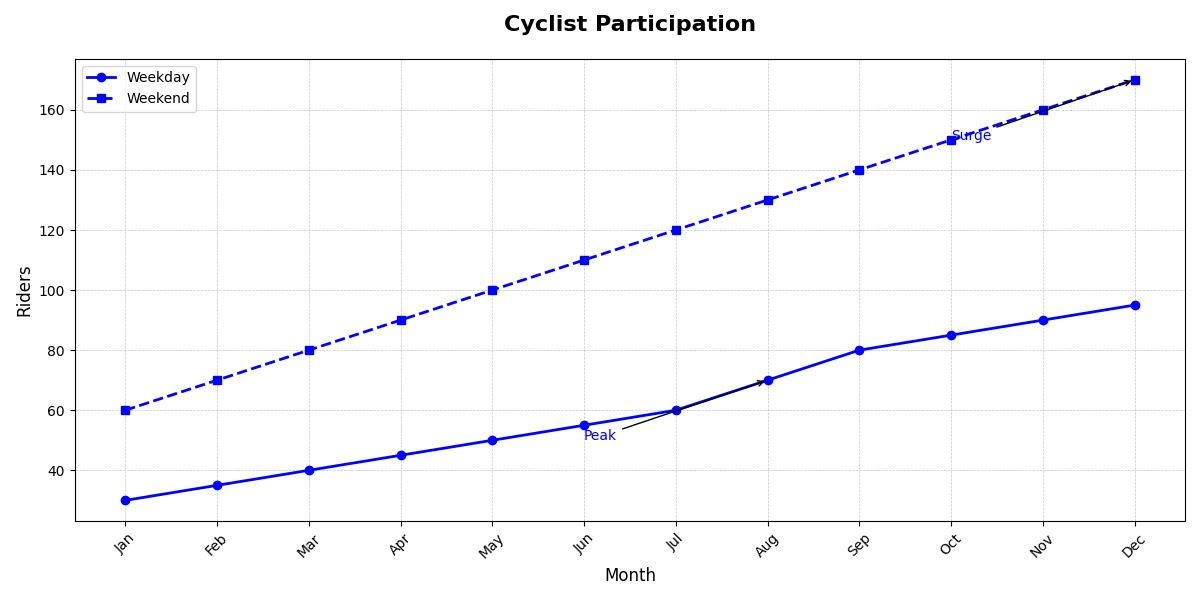

Write Python code to recreate this figure.
import matplotlib.pyplot as plt
import numpy as np

months = np.arange(1, 13)
weekday_riders = np.array([30, 35, 40, 45, 50, 55, 60, 70, 80, 85, 90, 95])
weekend_riders = np.array([60, 70, 80, 90, 100, 110, 120, 130, 140, 150, 160, 170])

fig, ax1 = plt.subplots(figsize=(12, 6))

# Apply a single color consistently across all data groups
single_color = 'blue'
ax1.plot(months, weekday_riders, marker='o', linestyle='-', color=single_color, linewidth=2, label='Weekday')
ax1.plot(months, weekend_riders, marker='s', linestyle='--', color=single_color, linewidth=2, label='Weekend')

ax1.set_title('Cyclist Participation', fontsize=16, weight='bold', pad=20)
ax1.set_xlabel('Month', fontsize=12)
ax1.set_ylabel('Riders', fontsize=12)

ax1.set_xticks(months)
ax1.set_xticklabels(['Jan', 'Feb', 'Mar', 'Apr', 'May', 'Jun', 'Jul', 'Aug', 'Sep', 'Oct', 'Nov', 'Dec'], fontsize=10, rotation=45)

ax1.grid(True, linestyle='--', linewidth=0.5, alpha=0.7)
ax1.legend(loc='upper left', fontsize=10)

# Change annotation colors to match the new color scheme
ax1.annotate('Peak', xy=(8, 70), xytext=(6, 50),
             arrowprops=dict(facecolor='black', arrowstyle='->', lw=1), fontsize=10, color=single_color)
ax1.annotate('Surge', xy=(12, 170), xytext=(10, 150),
             arrowprops=dict(facecolor='black', arrowstyle='->', lw=1), fontsize=10, color=single_color)

plt.tight_layout()
plt.show()
